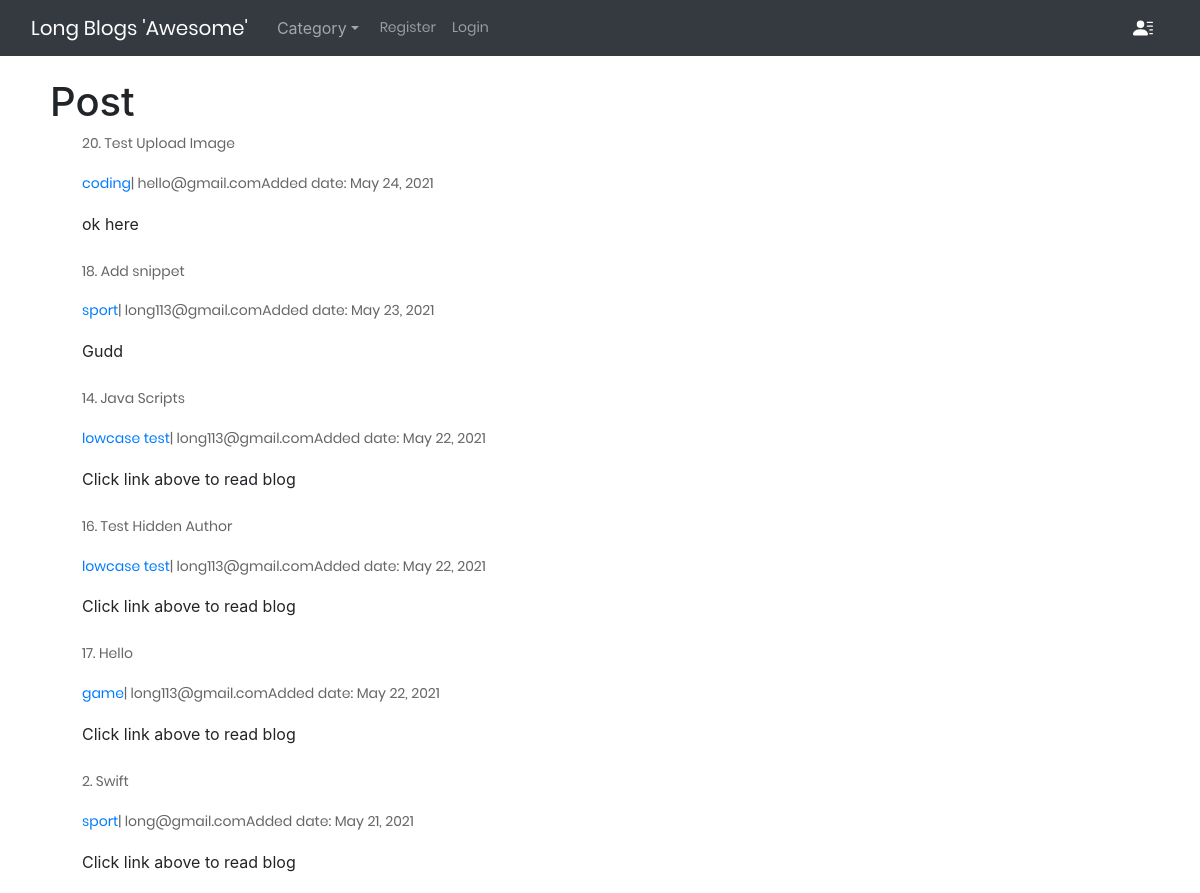
The app's page / (upper part), older data.
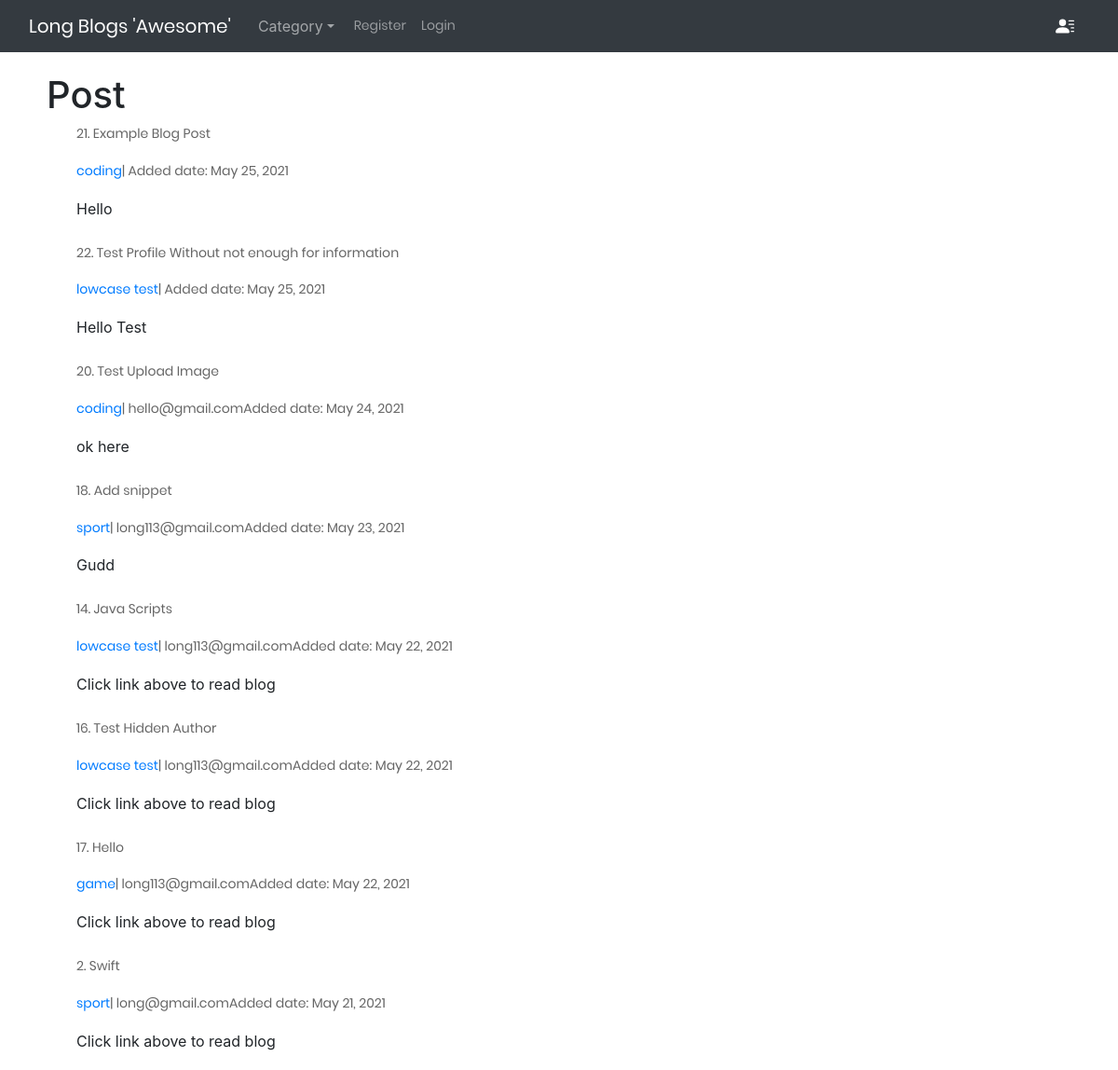
The same page, newer data.
### theblog/models.py (models this page shows, shortened)
class Post(models.Model):
    title = models.CharField(max_length=255)
    header_image = models.ImageField(null=True, blank=True, upload_to="images/")
    title_tag = models.CharField(max_length=255, default='Long Kun Blogs')
    author = models.ForeignKey(User, on_delete=models.CASCADE)
    category = models.CharField(max_length=255, default='coding')
    snippet = models.CharField(max_length=255)
    body = RichTextField(blank=True, null=True)
    post_date = models.DateField(auto_now_add=datetime.now)
    likes = models.ManyToManyField(User, related_name='blog_posts')

### theblog/views.py (the view)
# urls.py: path('', views.HomeView.as_view(), name='home'),
class HomeView(ListView):
    model = Post
    template_name = 'theblog/home.html'
    ordering = ['-post_date']
    def get_context_data(self, **kwargs):
        categories = Category.objects.all()
        context = super(HomeView, self).get_context_data(**kwargs)
        context['categories'] = categories
        return context

### theblog/models.py (called while the page is built)
    def __str__(self):
        return self.name

### theblog/templates/theblog/home.html (shortened to what this page needs)
{% extends 'theblog/base.html' %}
{% block content %}
    <h1>Post</h1>
    <ul>
        {% for post in object_list %}
        <li>
            <a href="{% url 'article-detail' post.pk %}">
                <p>{{post.id}}. {{post.title}}</p>
            </a>
            <div style="display: flex; margin-right: 10px;">
                <a href="{% url 'category' post.category|slugify %}">
                    {{post.category}}
                </a>
                <p> | {{post.author.email}}Added date: {{post.post_date}}
                </p>
            </div>
            {{post.snippet}}
        </li>
        <br>
        {% endfor %}
    </ul>
{% endblock content %}

Row changes from the older to the newer data that the page shows:
added Post: id "21", title "Example Blog Post", category "coding", post_date "May 25, 2021", snippet "Hello"
added Post: id "22", title "Test Profile Without not enough for information", category "lowcase test", post_date "May 25, 2021", snippet "Hello Test"
